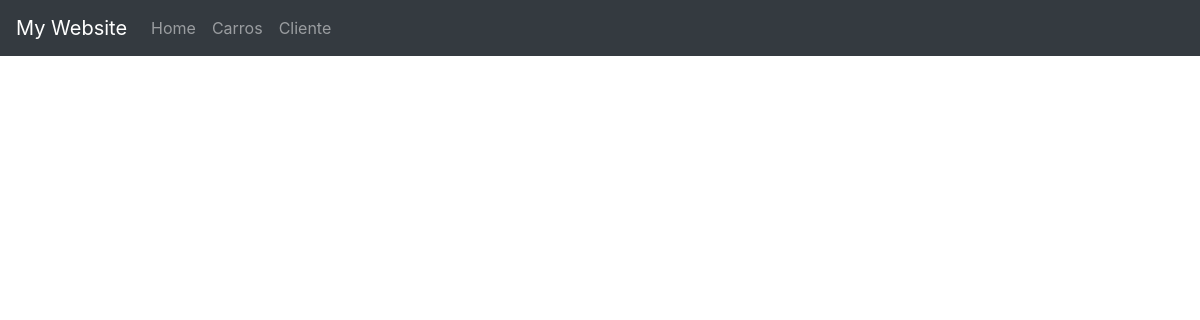
Before: /cliente/compras with the older database file.
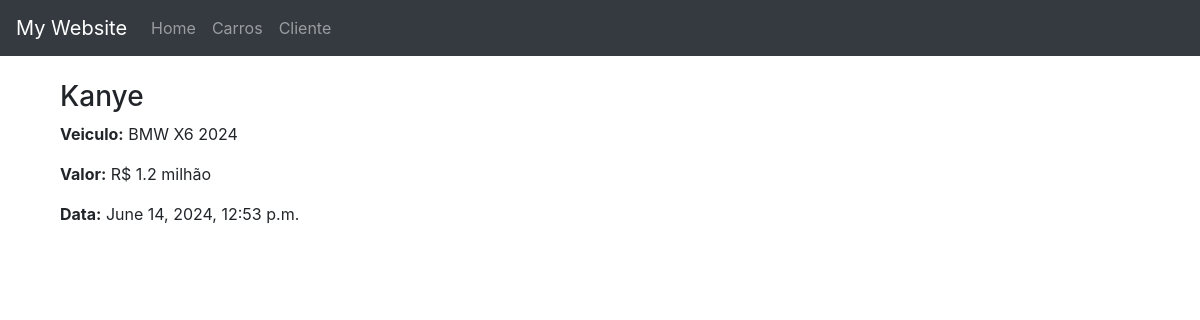
After: the same page with the newer database file.
### cliente/models.py (models this page shows, shortened)
class Compra(models.Model):
    cliente = models.ForeignKey(Cliente, related_name='compras', on_delete=models.CASCADE)
    carro = models.ForeignKey(Carro, on_delete=models.CASCADE)
    data_compra = models.DateTimeField(auto_now_add=True)
    created_at = models.DateTimeField(auto_now_add=True)
    updated_at = models.DateTimeField(auto_now=True)
    def valor(self):
        return self.carro.preco

class Cliente(models.Model):
    nome = models.CharField(max_length=100)
    sobrenome = models.CharField(max_length=100)
    cpf = models.CharField(max_length=11, unique=True)
    email = models.EmailField(unique=True)
    telefone = models.CharField(max_length=11)
    data_nascimento = models.DateField()
    created_at = models.DateTimeField(auto_now_add=True)
    updated_at = models.DateTimeField(auto_now=True)
    nivel_bruto = models.CharField(max_length=8, choices=NIVEL_CHOICES, default='BRONZE')

### carros/models.py (models this page shows)
class Carro(models.Model):
    marca = models.CharField(max_length=100)
    modelo = models.CharField(max_length=100)
    ano = models.IntegerField()
    preco = models.FloatField()
    cor = models.CharField(max_length=100)
    data_criacao = models.DateTimeField(auto_now_add=True)
    estoque = models.IntegerField()
    imagem = models.ImageField(upload_to='carros', null=True, blank=True)
    def __str__(self):
        return self.marca + ' ' + self.modelo + ' ' + str(self.ano)

### cliente/views.py (the view)
# urls.py: path('compras', views.listar_compras, name='listar_compras'),
def listar_compras(request):
    compras = Compra.objects.all()
    compras.valor = 0
    for compra in compras:
        compra.valor = compra.valor()
        compra.preco_formatado = formatar_preco(compra.valor)
    context = {
        'compras': compras
    }
    return render(request, 'listar_compras.html', context)

### cliente/utils.py (called while the page is built)
def formatar_preco(preco):
    if preco >= 1000000:
        return f'R$ {preco / 1000000:.1f} milhão'
    elif preco >= 1000:
        return f'R$ {preco / 1000:.1f} mil'
    else:
        return f'R$ {preco:.2f}'

### cliente/templates/listar_compras.html (shortened to what this page needs)
{% extends 'basic.html' %}
{% block content %}
<div class='container'>
    {% for compra in compras %}
    <div class='row'>
        <div class='col-md-12'>
            <div class='panel panel-default'>
                <div class='panel-heading'>
                    <h3 class='panel-title'>{{ compra.cliente.nome }}</h3>
                </div>
                <div class='panel-body'>
                        <p><strong>Veiculo:</strong> {{ compra.carro}}</p>
                        <p><strong>Valor:</strong> {{ compra.preco_formatado }}</p>
                        <p><strong>Data:</strong> {{ compra.data_compra }}</p>
                </div>
            </div>
        </div>
    </div>
    {% endfor %}
</div>
{% endblock %}

Changed rows visible on the page:
added Compra: cliente.nome "Kanye", carro "BMW X6 2024", preco_formatado "R$ 1.2 milhão", data_compra "June 14, 2024, 12:53 p.m."
